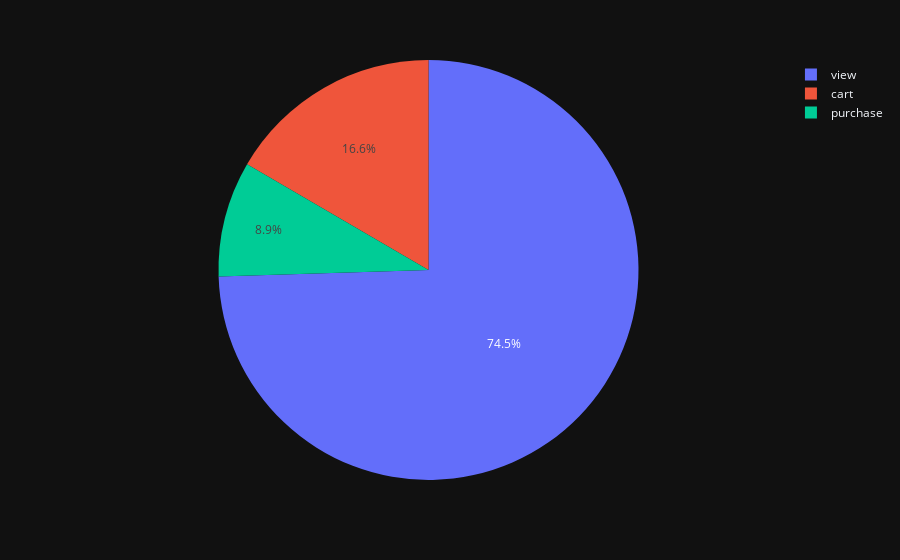

Here is the notebook cell this chart was saved with:
### Markdown cell above
<a id = '5.0'></a>
<p style = "font-size : 25px; color : #000000 ; font-family : 'Times New Roman'; text-align : left; border-radius: 5px 5px;">
<strong>Visitors, Possible Customers & Buyers</strong></p>

### Code cell
visitors = (df.groupby('event_type')
            ['user_id'].agg(['nunique'])
            .sort_values(by='nunique', ascending=False)
            .rename(columns={"nunique":"num_of_unique_users"})
            .reset_index())
visitors['prcnt'] = (100 * visitors['num_of_unique_users'] / visitors['num_of_unique_users'].sum()).round(1)
print(visitors)

px.pie(visitors, values='prcnt', names='event_type' ,template='plotly_dark')

### Figure 1 — Plotly figure (JSON) as saved in the notebook; plotly's stock layout.template omitted (floating-point values rounded to 4 significant figures)
{"data": [{"domain": {"x": [0, 1], "y": [0, 1]}, "hovertemplate": "event_type=%{label}<br>prcnt=%{value}<extra></extra>", "labels": ["view", "cart", "purchase"], "legendgroup": "", "name": "", "showlegend": true, "type": "pie", "values": [74.5, 16.6, 8.9]}], "layout": {"legend": {"tracegroupgap": 0}, "margin": {"t": 60}}}
